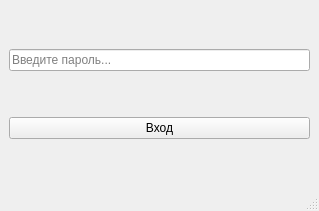
<?xml version="1.0" encoding="UTF-8"?>
<ui version="4.0">
 <class>MainWindow</class>
 <widget class="QMainWindow" name="MainWindow">
  <property name="geometry">
   <rect>
    <x>0</x>
    <y>0</y>
    <width>319</width>
    <height>211</height>
   </rect>
  </property>
  <property name="windowTitle">
   <string>Авторизация</string>
  </property>
  <widget class="QWidget" name="centralwidget">
   <layout class="QGridLayout" name="gridLayout">
    <item row="1" column="0">
     <widget class="QLineEdit" name="pass">
      <property name="text">
       <string notr="true"/>
      </property>
      <property name="echoMode">
       <enum>QLineEdit::Password</enum>
      </property>
      <property name="placeholderText">
       <string>Введите пароль...</string>
      </property>
     </widget>
    </item>
    <item row="2" column="0">
     <widget class="QPushButton" name="login_button">
      <property name="text">
       <string>Вход</string>
      </property>
     </widget>
    </item>
   </layout>
  </widget>
  <widget class="QMenuBar" name="menubar">
   <property name="geometry">
    <rect>
     <x>0</x>
     <y>0</y>
     <width>319</width>
     <height>24</height>
    </rect>
   </property>
  </widget>
  <widget class="QStatusBar" name="statusbar"/>
  <action name="action_2">
   <property name="text">
    <string>вв</string>
   </property>
  </action>
 </widget>
 <resources/>
 <connections/>
</ui>
